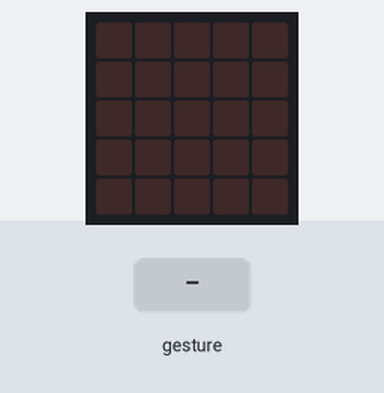
The program below on a simulated BBC micro:bit running MicroPython. On the bench: the board's 5×5 LED display. Inputs (shaded band) come from the test bench. Random numbers come from a fixed seed; a tilt is held for 1.5 s and a shake lasts 1 s, then the board lies face up again.

Above: at 1.2 s.
1.3 s: gesture 'shake'
At 1.55 s:
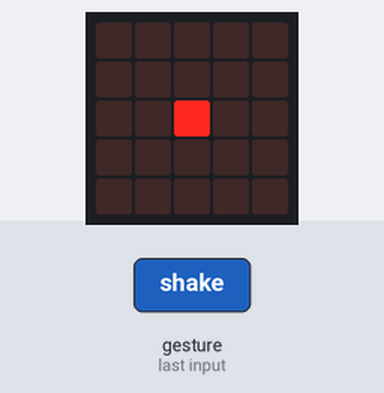
At 3.0 s:
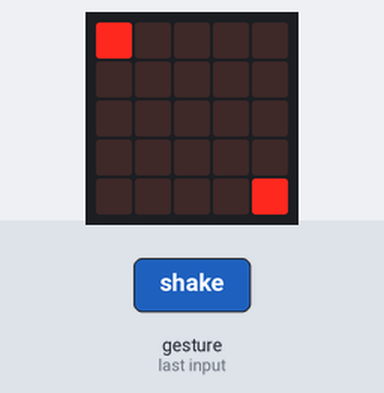
Timing chart, 0 to 4.5 s (numbered marks = the images above; inputs shaded):
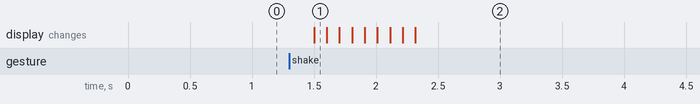

The program:

die.py
```python
from microbit import *
import random

blank = Image("00000:00000:00000:00000:00000")  # blank

faces = [Image("00000:00000:00900:00000:00000"),  # 1
         Image("90000:00000:00000:00000:00009"),  # 2
         Image("90000:00000:00900:00000:00009"),  # 3
         Image("90009:00000:00000:00000:90009"),  # 4
         Image("90009:00000:00900:00000:90009"),  # 5
         Image("90009:00000:90009:00000:90009")]  # 6

last_roll = blank
while True:
    if accelerometer.was_gesture("shake"):
        last_roll = random.choice(faces)
        display.show([faces[0],faces[3],faces[2],faces[1],faces[4],faces[3],faces[5],faces[0]], delay=100)
    display.show(last_roll)
```

Measured:
- after the input at 1.3 s, the display: changes after 0.20 s (image 1)
